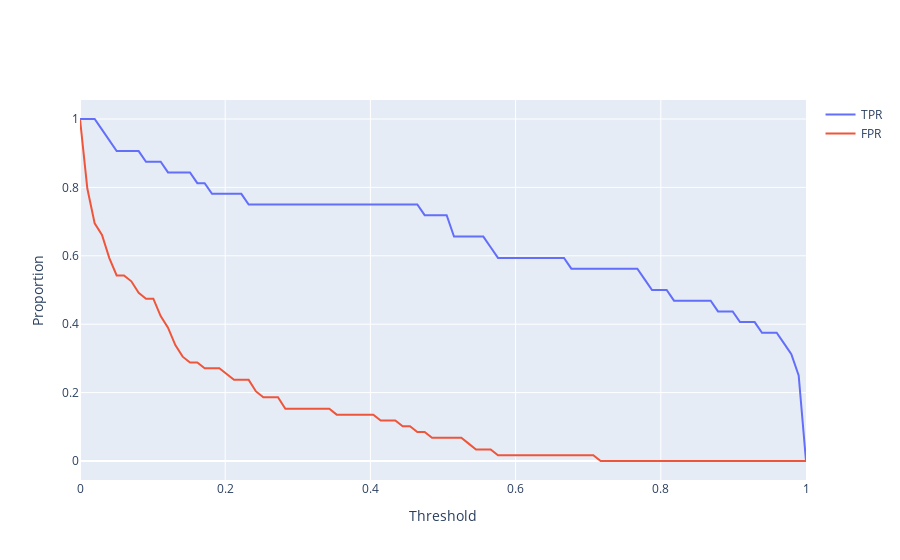

Here is the notebook cell this chart was saved with:
### Code cell
fig = go.Figure()
fig.add_trace(go.Scatter(name = 'TPR', x = thresholds, y = tprs))
fig.add_trace(go.Scatter(name = 'FPR', x = thresholds, y = fprs))
fig.update_xaxes(title="Threshold")
fig.update_yaxes(title="Proportion")
